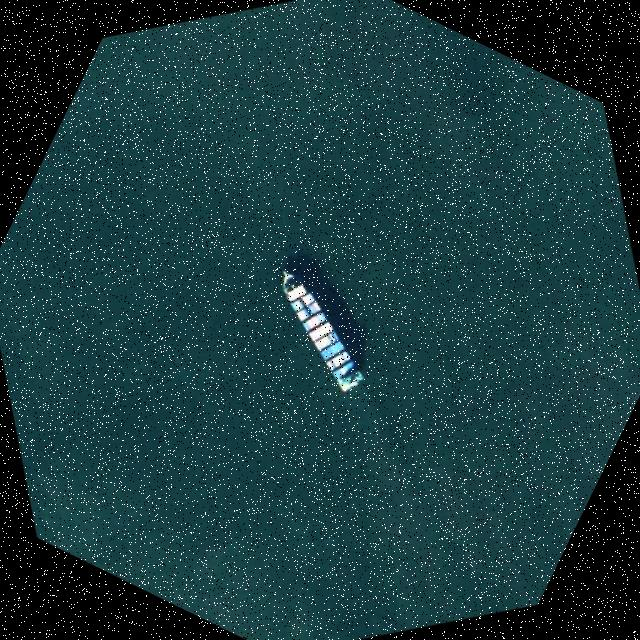
#> input picture model-backend/Data/Container/106Container.jpg, 640 x 640 px, found by its file name; its folder holds only this picture in this run
$ python test.py
#> lines starting #> are read from the running program, lines starting #| are printed output that depends on the picture
import cv2
import numpy as np
# import matplotlib.pyplot as plt
from datetime import datetime
from sklearn.model_selection import train_test_split
from sklearn.preprocessing import StandardScaler
from sklearn.ensemble import ExtraTreesClassifier, VotingClassifier
from sklearn.svm import SVC
from sklearn.metrics import accuracy_score, classification_report, confusion_matrix
import pickle
import os
img = []
classes = []
PATH= 'model-backend/Data/'
for i in os.listdir(PATH):
    for j in os.listdir(PATH+i):
        temp = cv2.imread(PATH+i+'/'+j)
#> temp is the input picture: shape (640, 640, 3); mean B, G, R 60.9, 57.5, 25.8
        #convert to gray scale
        temp = cv2.cvtColor(temp, cv2.COLOR_BGR2GRAY)
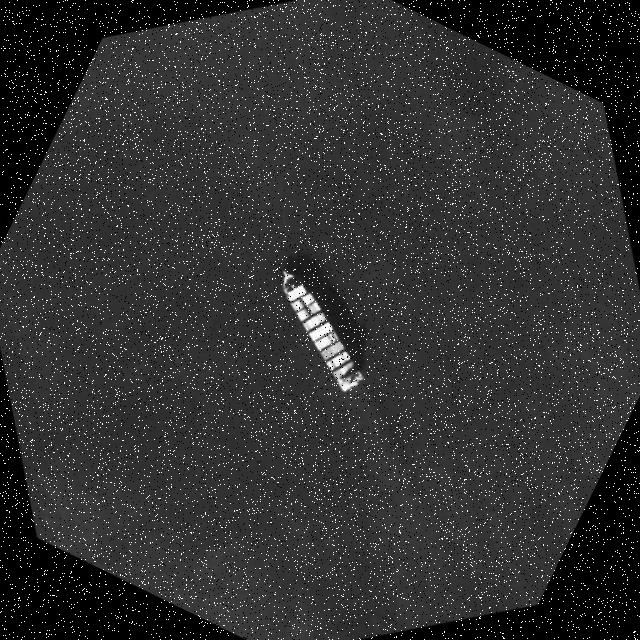
#> temp: shape (640, 640); min 0, max 255, mean 48.4
        # apply digital filter
        # temp = applyLaplacian(laplacianMask, temp)
        temp = cv2.resize(temp, (224,224))
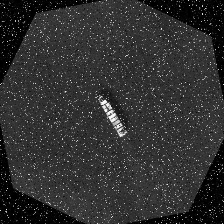
#> temp: shape (224, 224); min 0, max 253, mean 48.3
        # flatten the image
        temp = temp.flatten()
        img.append(temp)
        classes.append(i)
#> pass 2 of the loop `for i in os.listdir(PATH):`:
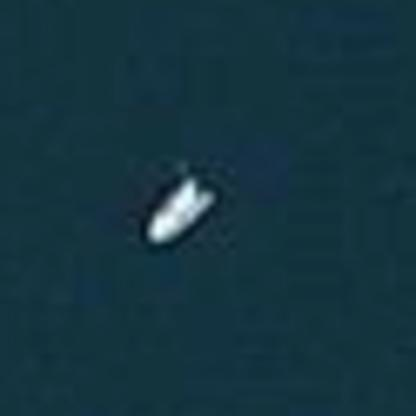
#> input picture model-backend/Data/Fishing vessel/1.jpg, 416 x 416 px, found by its file name
#> temp is the input picture: shape (416, 416, 3); mean B, G, R 63.9, 52.9, 21.2
#> `temp = cv2.cvtColor(temp, cv2.COLOR_BGR2GRAY)`:
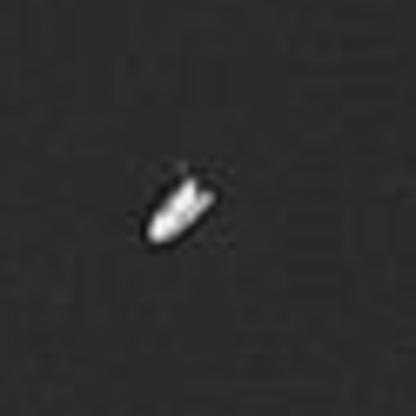
#> temp: shape (416, 416); min 16, max 248, mean 44.8

img_laplacian = np.array(img)
classes = np.array(classes)

print("Data Loaded from repo")
#> (the run stopped early here; a loop or call above may not have finished)
